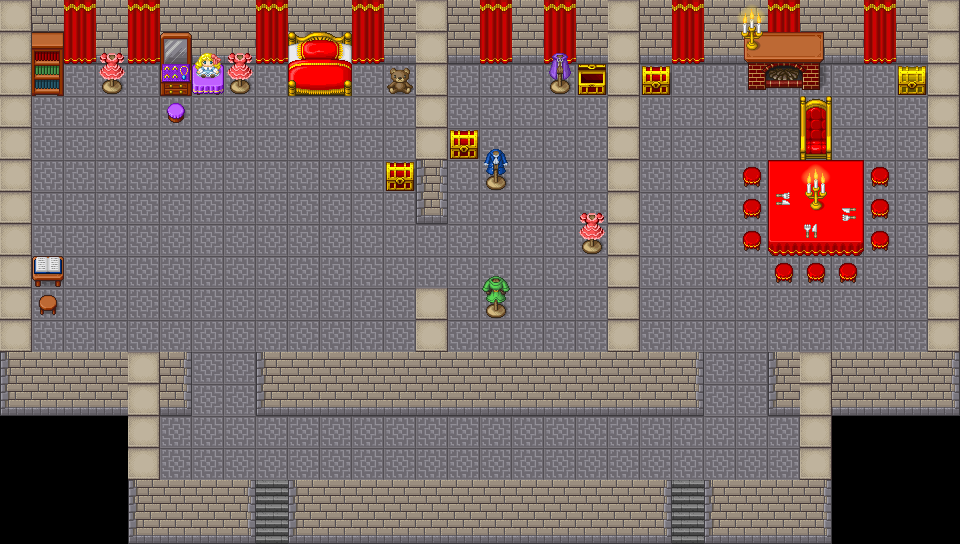

This game map was drawn from its Tiled (.tmx) file and the tilesets committed beside it. A one-line description and the trimmed map source follow:
An orthogonal 30x17 tile map with 32x32 px tiles, 4 tile layers (ground, walls, interior, interior2), 1 hidden layer not drawn, 2 tilesets and 5 objects (exitFloor1, exitFloor2, entryFloor1, entryFloor2, EV-maid).

<map version="1.10" tiledversion="1.10.1" orientation="orthogonal" renderorder="right-down" width="30" height="17" tilewidth="32" tileheight="32" infinite="0" nextlayerid="7" nextobjectid="6">
 <tileset firstgid="1" source="[Base]BaseChip_pipo.tsx" />
 <tileset firstgid="1001" source="[Base]BaseChip_pipo_part2.tsx" />
 <layer id="1" name="ground" width="30" height="17">
  <data>[510 cells, 418 non-empty, 1 distinct tile ids]</data>
 </layer>
 <layer id="2" name="walls" width="30" height="17">
  <data>[510 cells, 190 non-empty, 9 distinct tile ids]</data>
 </layer>
 <layer id="3" name="interior" width="30" height="17">
  <data>[510 cells, 65 non-empty, 37 distinct tile ids]</data>
 </layer>
 <layer id="6" name="interior2" width="30" height="17">
  <data>[510 cells, 23 non-empty, 17 distinct tile ids]</data>
 </layer>
 <layer id="4" name="collisions" width="30" height="17" visible="0">
  <data>[510 cells, 6 non-empty, 1 distinct tile ids]</data>
 </layer>
 <objectgroup id="5" name="objects">
  <object id="1" name="exitFloor1" x="256" y="536" width="32" height="8">
   <properties>
    <property name="entryPointId" value="entryFloor1" />
    <property name="nextMapId" value="castleFloor1Map" />
    <property name="type" value="changeMap" />
   </properties>
  </object>
  <object id="2" name="exitFloor2" x="672" y="536" width="32" height="8">
   <properties>
    <property name="entryPointId" value="entryFloor2" />
    <property name="nextMapId" value="castleFloor1Map" />
    <property name="type" value="changeMap" />
   </properties>
  </object>
  <object id="3" name="entryFloor1" x="256" y="448" />
  <object id="4" name="entryFloor2" x="672" y="448" />
  <object id="5" name="EV-maid" x="96" y="236">
   <point />
  </object>
 </objectgroup>
</map>
